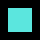

Tiled map render using the project's own tile images. Description and the whole map definition, tile-layer contents included, below:
An orthogonal 5x5 tile map with 8x8 px tiles, 1 tile layer (interiors).

<map version="1.0" tiledversion="2017.07.26" orientation="orthogonal" renderorder="left-up" width="5" height="5" tilewidth="8" tileheight="8" nextobjectid="1">
 <tileset firstgid="1" source="interiors.tsx" />
 <layer name="interiors" width="5" height="5">
  <data encoding="csv">
0,0,0,0,0,
0,2,2,2,0,
0,2,2,2,0,
0,2,2,2,0,
0,0,0,0,0
</data>
 </layer>
</map>
